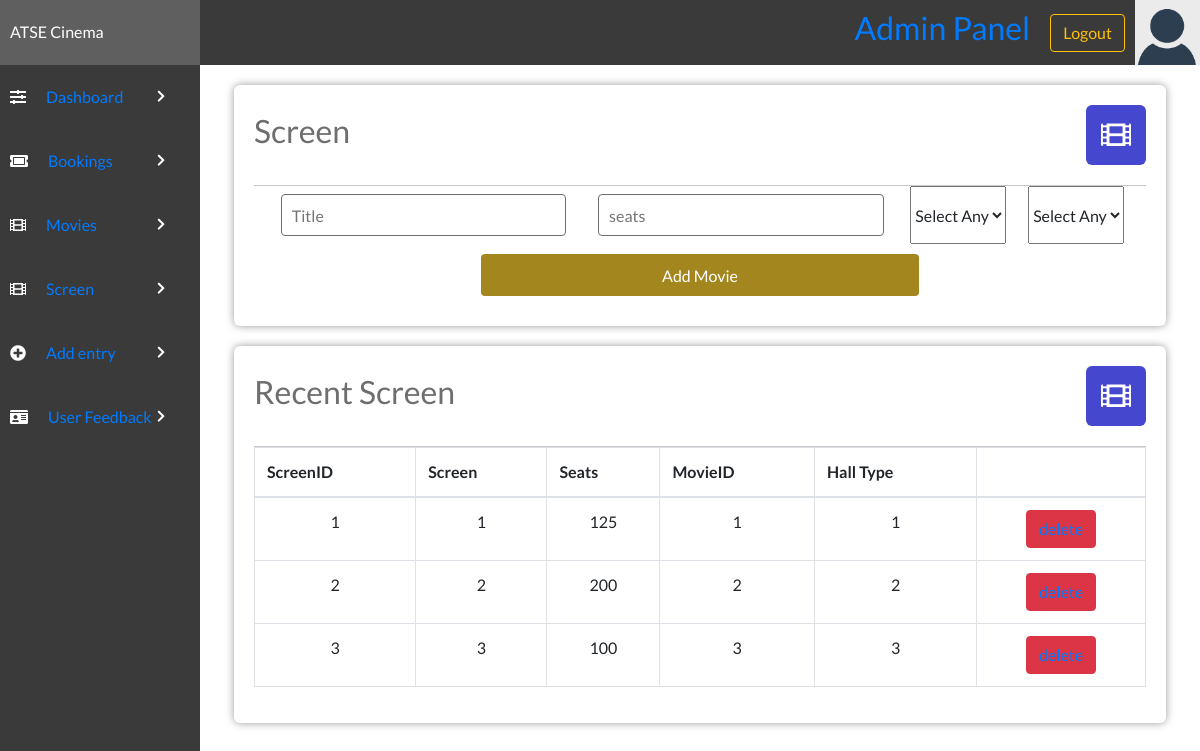
/admin/add_screen.php (signed in), run on the app's committed database.
### tables this page shows
CREATE TABLE `screen` (
  `sid` int(11) NOT NULL,
  `screenName` varchar(100) NOT NULL,
  `seats` int(11) NOT NULL,
  `movie` int(11) NOT NULL,
  `date` varchar(100) NOT NULL,
  `time` varchar(100) NOT NULL,
  `htype` int(11) NOT NULL
);

### admin/add_screen.php (the view, shortened to what this page needs)
<!DOCTYPE html>
<html lang="en">
<head>
    <link rel="stylesheet" href="../style/styles.css">
    <link rel="stylesheet" href="https://use.fontawesome.com/releases/v5.7.2/css/all.css">
    <link rel="stylesheet" href="https://maxcdn.bootstrapcdn.com/bootstrap/4.0.0/css/bootstrap.min.css">
    <link rel="stylesheet" href="https://cdn.datatables.net/1.10.22/css/dataTables.bootstrap4.min.css">
    <link rel="stylesheet" href="https://maxcdn.bootstrapcdn.com/bootstrap/4.0.0/css/bootstrap.min.css">
</head>
<body>
    <?php include('header.php'); ?>
    <div class="admin-container">
        <?php include('sidebar.php'); ?>
        <div class="admin-section admin-section2">
            <div class="admin-section-column">
                <div class="admin-section-panel admin-section-panel2">
                    <div class="admin-panel-section-header">
                        <h2>Screen</h2>
                        <i class="fas fa-film" style="background-color: #4547cf"></i>
                    </div>
                    <form action="" method="POST">
                        <input placeholder="Title" type="text" name="screenName" required>
                        <input placeholder="seats" type="text" name="seats" required>
                        <select name="movie" id="movie" required>
						<option disabled selected>Select Any</option>
					</select>
						<select name="htype" id="htype" >
							<option disabled selected>Select Any</option>
						</select>
                        <button type="submit" value="submit" name="submit" class="form-btn">Add Movie</button>
                    </form>
                </div>
                <div class="admin-section-panel admin-section-panel2">
                    <div class="admin-panel-section-header">
                        <h2>Recent Screen</h2>
                        <i class="fas fa-film" style="background-color: #4547cf"></i>
                    </div>
                    <table class="table table-bordered" id="dataTable" width="100%" cellspacing="0">
                        <tr>
                            <th>ScreenID</th>
                            <th>Screen</th>
                            <th>Seats</th>
                            <th>MovieID</th>
                            <th>Hall Type</th>
                        </tr>
                        <tbody>
                            <?php
                            $host = "localhost";
                            $user = "root";
                            $password = "";
                            $dbname = "cinema_db";
                            $con = mysqli_connect($host, $user, $password, $dbname);
                            $select = "SELECT * FROM `screen`";
                            $run = mysqli_query($con, $select);
                            while ($row = mysqli_fetch_array($run)) {
                                $ID = $row['sid'];
                                $title = $row['screenName'];
                                $genere = $row['seats'];
                                $poster = $row['movie'];
                                $releasedate = $row['htype'];
                            ?>
                                <tr align="center">
                                    <td><?php echo $ID; ?></td>
                                    <td><?php echo $title; ?></td>
                                    <td><?php echo $genere; ?></td>
                                    <td><?php echo $poster; ?></td>
                                    <td><?php echo $releasedate; ?></td>
                                    <td><button value="Book Now!" type="submit" onclick="" type="button" class="btn btn-danger"><?php echo  "<a href='deletscreen.php?id=" . $row['sid'] . "'>delete</a>"; ?></button></td>
                                </tr>
                            <?php }
                            ?>
                        </tbody>
                    </table>
                </div>
            </div>
        </div>
    </div>
</body>
</html>

### style/styles.css (style rules this page uses)
* { margin: 0; padding: 0; box-sizing: border-box; font-family: "Lato", sans-serif; text-decoration: none; color: unset; }
.admin-container { display: grid; grid-template-columns: 1fr 5fr; }
.admin-section2 { display: flex; flex-wrap: wrap; padding: 0 4px; }
.admin-section-column { flex: 100%; max-width: 100%; padding: 0 30px; }
.admin-section-panel { width: 100%; vertical-align: middle; background-color: #fff; -webkit-border-radius: 6px; -moz-border-radius: 6px; border-radius: 6px; -webkit-box-shadow: 0px 0px 9px 0px rgba(0, 0, 0, 0.4); -moz-box-shadow: 0px 0px 9px 0px rgba(0, 0, 0, 0.4); box-shadow: 0px 0px 9px 0px rgba(0, 0, 0, 0.4); padding: 20px; margin: 20px 0; }
.admin-panel-section-header { display: flex; align-items: center; justify-content: flex-start; padding-bottom: 20px; border-bottom: #c7c7c7 1px solid; }
.admin-panel-section-header > h2 { color: #6e6e6e; }
.admin-panel-section-header > i { text-align: center; font-size: 30px; color: white; height: 60px; width: 60px; border-radius: 10%; line-height: 60px; transition: all 0.5s ease; margin-left: auto; cursor: pointer; }
.admin-section-panel2 form { display: flex; justify-content: space-evenly; flex-wrap: wrap; align-items: left; }
.admin-section-panel2 form input { border-radius: 4px; border: 1px solid #6e6e6e; padding: 10px; width: 32%; height: 42px; margin: 8px 5px; }
.admin-section-panel2 form button { border-radius: 4px; border: none; padding: 10px; margin: 10px 32px; width: 49%; text-align: center; background-color: #a3861e; color: #fff; transition: all 0.7s ease; cursor: pointer; height: 42px; }

### data on the page
screen: sid "1", screenName "1", seats "125", movie "1", htype "1"
screen: sid "2", screenName "2", seats "200", movie "2", htype "2"
screen: sid "3", screenName "3", seats "100", movie "3", htype "3"
